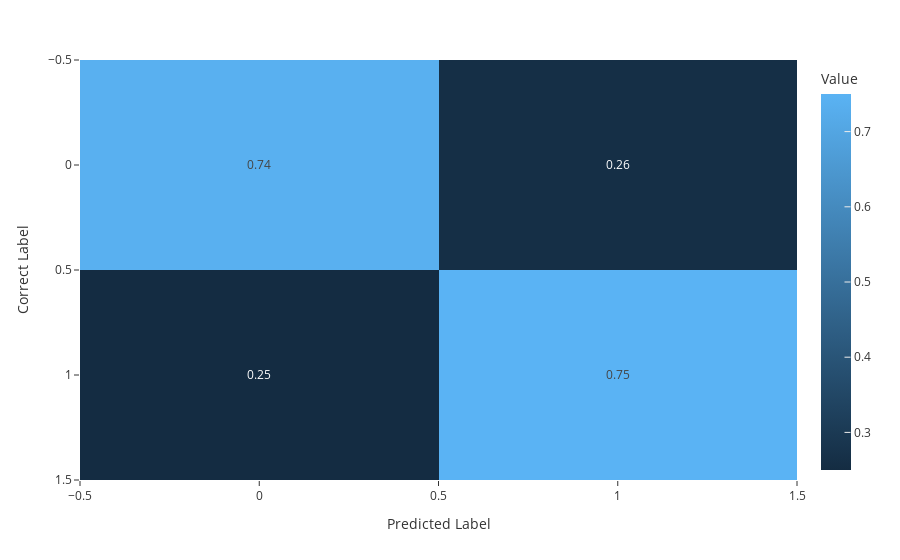

Notebook code cell kept with this figure:
### Code cell
print('accuracy_score: ',accuracy_score(y_test,y_pred))
print('recall_score: ',recall_score(y_test,y_pred))
print('jaccard_score: ',jaccard_score(y_test,y_pred))
print('f1_score: ',f1_score(y_test,y_pred))
print('precision_score: ',precision_score(y_test,y_pred))

fig = px.imshow(np.around(confusion_matrix(y_test, y_pred, normalize='true'),2), 
                template='ggplot2',
                text_auto=True, 
                aspect="True", 
                labels=dict(x="Predicted Label", y="Correct Label", color='Value'))
fig.update_xaxes(side="bottom")
fig.show()

### Figure 1 — Plotly figure (JSON) as saved in the notebook; plotly's stock layout.template omitted (floating-point values rounded to 4 significant figures)
{"data": [{"coloraxis": "coloraxis", "hovertemplate": "Predicted Label: %{x}<br>Correct Label: %{y}<br>Value: %{z}<extra></extra>", "name": "0", "texttemplate": "%{z}", "type": "heatmap", "xaxis": "x", "yaxis": "y", "z": [[0.74, 0.26], [0.25, 0.75]]}], "layout": {"coloraxis": {"colorbar": {"title": {"text": "Value"}}, "colorscale": [[0, "rgb(20,44,66)"], [1, "rgb(90,179,244)"]]}, "margin": {"t": 60}, "xaxis": {"anchor": "y", "domain": [0, 1], "side": "bottom", "title": {"text": "Predicted Label"}}, "yaxis": {"anchor": "x", "autorange": "reversed", "domain": [0, 1], "title": {"text": "Correct Label"}}}}
